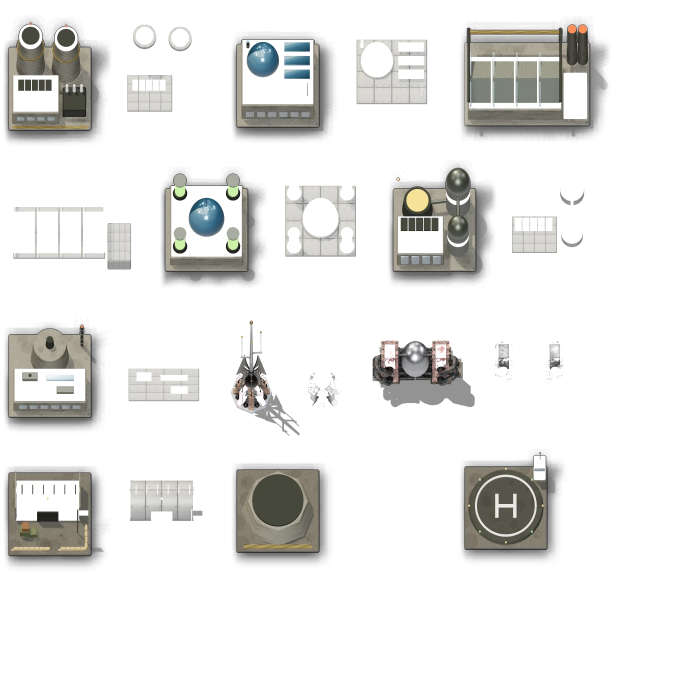
#> input picture command-front/assets/art/atlas-2.webp, 2048 x 2048 px, given in place of atlas-2.webp.png, which was not available (shown at 1/3 size)
$ python sheet.py ../../assets/art/atlas-2.webp
#> lines starting #> are read from the running program, lines starting #| are printed output that depends on the picture; pictures that were not available may be replaced by others from this repository, and a replacement may not be noted
# Contact sheet of the preview renders: python3 sheet.py lightTank heavyTank ...
import sys, os
from PIL import Image, ImageDraw
out = os.path.join(os.path.dirname(os.path.abspath(__file__)), 'out')
ids = sys.argv[1:] or sorted(f[:-4] for f in os.listdir(out) if f.endswith('.png') and f != 'sheet.png')
T = 320
cols = min(4, len(ids))
rows = (len(ids) + cols - 1) // cols
sheet = Image.new('RGB', (cols * T, rows * T), (40, 40, 40))
#> sheet: PIL image 320x320 RGB; every value is 40
d = ImageDraw.Draw(sheet)
for i, id in enumerate(ids):
    im = Image.open(os.path.join(out, f'{id}.png')).convert('RGB').resize((T, T))
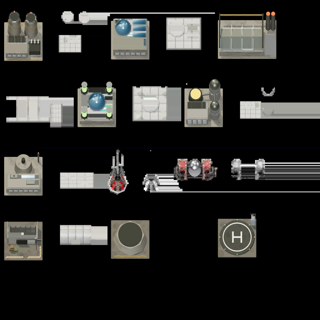
#> im: PIL image 320x320 RGB; mean R, G, B 38.9, 38.7, 36.7
    x, y = (i % cols) * T, (i // cols) * T
    sheet.paste(im, (x, y))
    d.text((x + 6, y + 4), id, fill=(255, 255, 255))
sheet.save(os.path.join(out, 'sheet.png'))
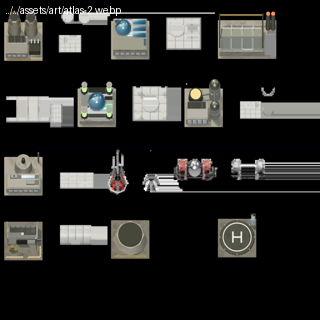
#> saved as sheet.png: PIL image 320x320 RGB; mean R, G, B 39.5, 39.2, 37.2
print(os.path.join(out, 'sheet.png'))

$ run again, on command-front/assets/art/atlas-3.webp
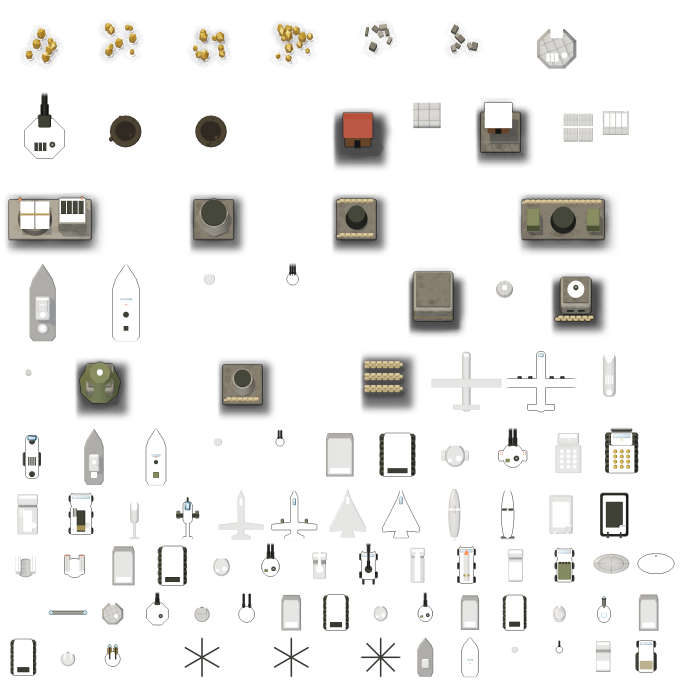
#> input picture command-front/assets/art/atlas-3.webp, 2048 x 2048 px, given in place of atlas-3.webp.png, which was not available (shown at 1/3 size)
#> sheet: PIL image 320x320 RGB; every value is 40
#> `im = Image.open(os.path.join(out, f'{id}.png')).convert('RGB').resize(..`:
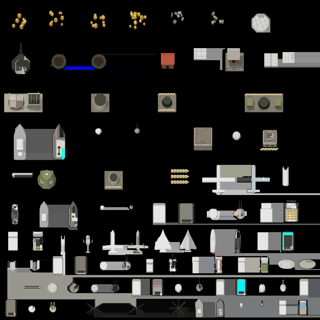
#> im: PIL image 320x320 RGB; mean R, G, B 38.6, 38.4, 36.8
#> `sheet.save(os.path.join(out, 'sheet.png'))`:
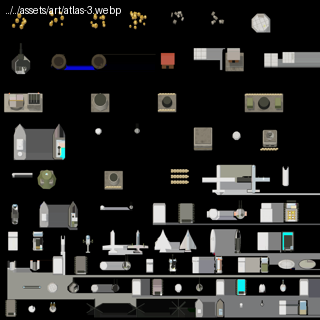
#> saved as sheet.png: PIL image 320x320 RGB; mean R, G, B 39.2, 39, 37.5

$ run again, on command-front/assets/art/atlas-4.webp
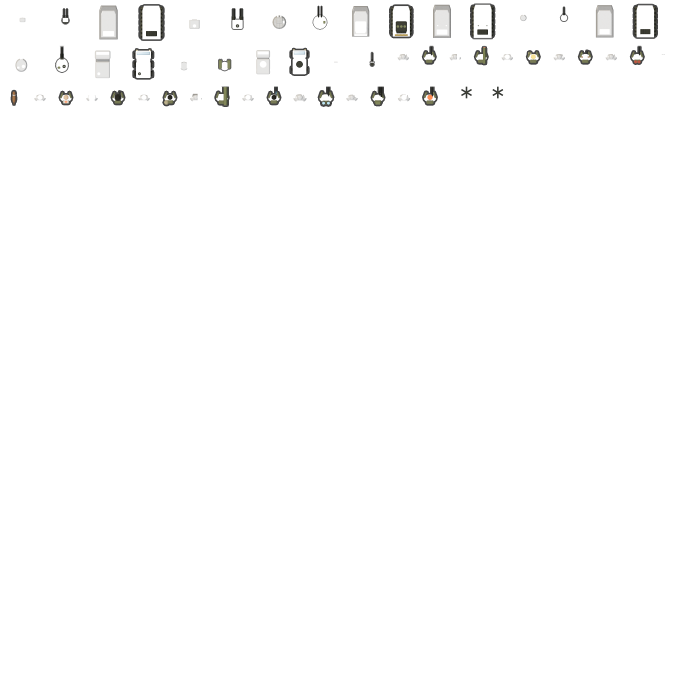
#> input picture command-front/assets/art/atlas-4.webp, 2048 x 2048 px, given in place of atlas-4.webp.png, which was not available (shown at 1/3 size)
#> sheet: PIL image 320x320 RGB; every value is 40
#> `im = Image.open(os.path.join(out, f'{id}.png')).convert('RGB').resize(..`:
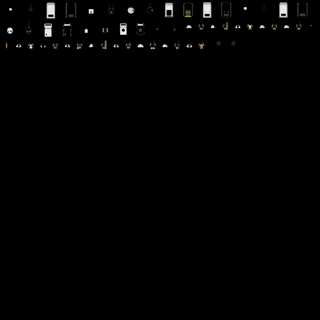
#> im: PIL image 320x320 RGB; mean R, G, B 2.2, 2.2, 2.1
#> `sheet.save(os.path.join(out, 'sheet.png'))`:
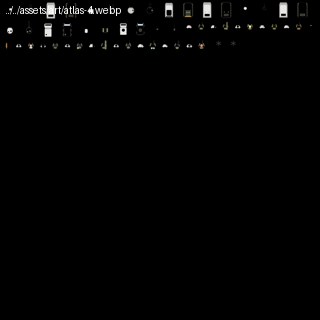
#> saved as sheet.png: PIL image 320x320 RGB; mean R, G, B 2.8, 2.8, 2.7
